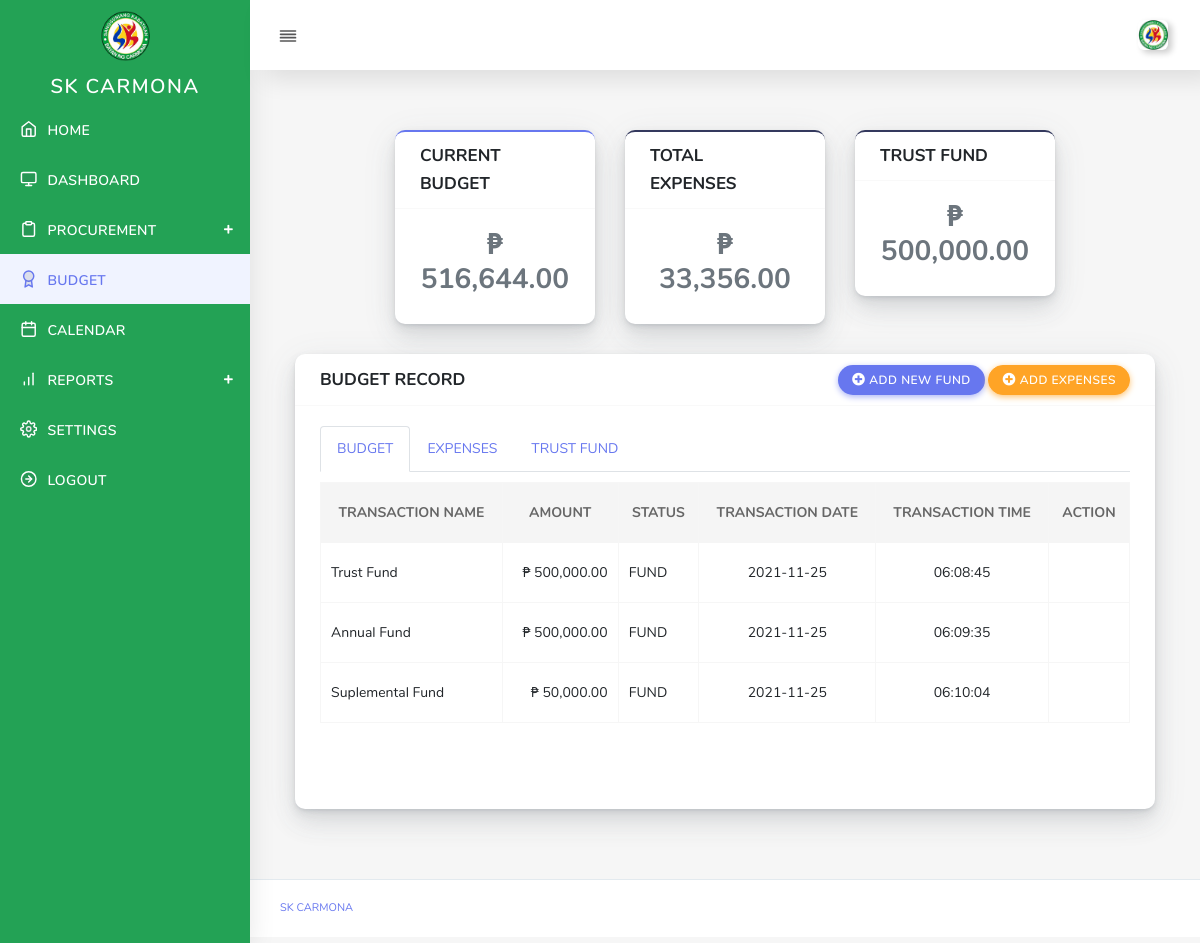
The page /user/budget.php (signed in) on the database its author committed.
### tables this page shows
CREATE TABLE `skaccount` (
  `brgyID` int(11) NOT NULL,
  `barangay_name` varchar(32) NOT NULL,
  `username` varchar(32) NOT NULL,
  `password` varchar(32) NOT NULL,
  `img_profile` text NOT NULL,
  `sk_chairman` varchar(100) NOT NULL,
  `vice_chairman` varchar(100) NOT NULL,
  `secretary` varchar(100) NOT NULL,
  `member1` varchar(100) NOT NULL,
  `member2` varchar(100) NOT NULL,
  `member3` varchar(100) NOT NULL,
  `procuring` varchar(100) NOT NULL,
  `brgy_captain` varchar(100) NOT NULL,
  `committee_approriations` varchar(100) NOT NULL,
  `sk_treasurer` varchar(100) NOT NULL,
  `ai_committee` varchar(100) NOT NULL,
  `budget_officer` varchar(50) NOT NULL,
  `city` varchar(100) NOT NULL,
  `province` varchar(100) NOT NULL,
  `contact` varchar(100) NOT NULL
);

CREATE TABLE `sk_budget_record` (
  `bID` int(12) NOT NULL,
  `transaction_name` varchar(100) NOT NULL,
  `amount` varchar(36) NOT NULL,
  `brgyID` int(12) NOT NULL,
  `isExpenses` int(1) NOT NULL,
  `is_trust_fund` int(1) NOT NULL,
  `pro_id` int(11) NOT NULL,
  `title` text NOT NULL,
  `is_admin` int(11) NOT NULL,
  `date_added` timestamp NOT NULL DEFAULT current_timestamp() ON UPDATE current_timestamp()
);

### controller/sk-budget.php (called while the page is built, shortened)
<?php
include('../config/database.php');
$data     = $_SESSION['brgyID'];
$fund	 = $mysqli->query("SELECT sum(amount)totalfund FROM sk_trust_fund where brgy_id='$data'");
$dvtem0   = $mysqli->query("SELECT sum(amount)amount FROM sk_budget_record where brgyID='$data' and isExpenses=0 group by isExpenses='0' and isExpenses!='2' and is_trust_fund=0");
$res0     = $dvtem0->fetch_assoc();
$dvtem1	= $mysqli->query("SELECT sum(amount)expenses FROM sk_budget_record where brgyID='$data' and isExpenses=1 group by  isExpenses='1'");
$res1    = $dvtem1->fetch_assoc();
$dvtem2	= $mysqli->query("SELECT sum(amount)totaltf FROM sk_budget_record where brgyID='$data' and is_trust_fund=1 group by  is_trust_fund='1'");
$res11    = $dvtem2->fetch_assoc();
$currentfund   =  ($res0['amount'] - $res1['expenses']) - $res11['totaltf'];
$totalexpenses =  $res1['expenses'];

### user/budget.php (the view, shortened to what this page needs)
<?php include('header.php'); ?>
<?php include('nav.php'); ?>
<?php include('../controller/sk-budget.php'); ?>
	<div class="main-content">
          <div class="section-body">
			<div class="row justify-content-center">
              <div class="col-12 col-md-6 col-lg-3">
                <div class="card card-primary">
                  <div class="card-header">
                    <h4>CURRENT BUDGET </h4>
                  </div>
                  <div class="card-body text-center">
                    	<?php echo "<h3> ₱ " . number_format($currentfund,2) ."</h3>";?>
                  </div>
                </div>
              </div>
              <div class="col-12 col-md-6 col-lg-3">
                <div class="card card-secondary">
                  <div class="card-header">
                    <h4>TOTAL EXPENSES</h4>
                  </div>
                  <div class="card-body text-center">
						<?php echo "<h3> ₱ " . number_format($totalexpenses,2) ."</h3>";?>
                  </div>
                </div>
              </div>
			  <div class="col-12 col-md-6 col-lg-3">
                <div class="card card-secondary">
                  <div class="card-header">
                    <h4>TRUST FUND</h4>
                  </div>
                  <div class="card-body text-center">
						<?php while($rem = $fund->fetch_object()){
							echo "<h3> ₱ " . number_format($rem->totalfund,2) ."</h3>";
						} ?>
                  </div>
                </div>
              </div>
			  </div>
              <div class="col-12">
                <div class="card">
                  <div class="card-header">
                    <h4> BUDGET RECORD  </h4>
					<div class="card-header-action">
                      <a href="#" data-toggle="modal" data-target="#addfund" class="btn btn-primary">
                       <i class="fas fa-plus-circle"></i> ADD NEW FUND
                      </a>
					  <a href="#" data-toggle="modal" data-target="#addexpenses" class="btn btn-warning">
                       <i class="fas fa-plus-circle"></i> ADD EXPENSES
                      </a>
                    </div>
                  </div>
				     <div class="card-body">
                    <ul class="nav nav-tabs" id="myTab" role="tablist">
                      <li class="nav-item">
                        <a class="nav-link active" id="home-tab" data-toggle="tab" href="#home" role="tab"
                          aria-controls="home" aria-selected="true">BUDGET</a>
                      </li>
                      <li class="nav-item">
                        <a class="nav-link" id="profile-tab" data-toggle="tab" href="#profile" role="tab"
                          aria-controls="profile" aria-selected="false">EXPENSES</a>
                      </li>
                      <li class="nav-item">
                        <a class="nav-link" id="contact-tab" data-toggle="tab" href="#contact" role="tab"
                          aria-controls="contact" aria-selected="false">TRUST FUND</a>
                      </li>
                    </ul>
                    <div class="tab-content" id="myTabContent">
                      <div class="tab-pane fade show active" id="home" role="tabpanel" aria-labelledby="home-tab">
									<div class="table-responsive">
									<table class="table  table-bordered" id="table_id" style="width:100%">
										<thead>
										  <tr>
											<th class="text-center"> TRANSACTION NAME</th>
											<th class="text-center"> AMOUNT</th>
											<th class="text-center"> STATUS</th>
											<th class="text-center"> TRANSACTION DATE</th>
											<th class="text-center"> TRANSACTION TIME</th>
											<th class="text-center"> ACTION</th>
										  </tr>
										</thead>
										<tbody>
										<?php
											$budget= $mysqli->query("SELECT * FROM sk_budget_record where brgyID='$data' and isExpenses = 0 and is_trust_fund=0");
											while($val = $budget->fetch_object()){ ?>
											<tr>
												<td class="text-left"> <?php echo $val->transaction_name;?> </td>
												<td class="text-right"> ₱ <?php echo number_format($val->amount,2);?> </td>
												<td class="text-left"> <?php  if($val->isExpenses ==1){ echo "EXPENSES"; }  else { echo "FUND";}?> </td>
											    <td class="text-center"><?php echo date ('Y-m-d', strtotime($val->date_added));?></td>
											    <td class="text-center"><?php echo date ('H:i:s', strtotime($val->date_added));?></td>
												<td class="text-center">
												</td>
											</tr>
										<?php } ?>
										</tbody>
									  </table>
									</div>
							</div>
                    </div>
                  </div>
                  <div class="card-body">
                  </div>
                </div>
              </div>
            </div>
         </div>
      </div>
<?php require('footer.php'); ?>

### user/nav.php (shortened to what this page needs)
<?php
include('../config/database.php');
$data     = $_SESSION['brgyID'];
$settings1 = $mysqli->query("SELECT * FROM skaccount where brgyID ='$data'");
while($val1 = $settings1->fetch_object()){
	$profile =  $val1->img_profile;
}
?>
<body>
  <div id="app">
    <div class="main-wrapper main-wrapper-1">
      <div class="navbar-bg"></div>
      <nav class="navbar navbar-expand-lg main-navbar sticky">
        <div class="form-inline mr-auto">
          <ul class="navbar-nav mr-3">
            <li><a href="#" data-toggle="sidebar" class="nav-link nav-link-lg collapse-btn"> <i data-feather="align-justify"></i></a></li>
          </ul>
        </div>
        <ul class="navbar-nav navbar-right">
          <li class="dropdown"><a href="#" data-toggle="dropdown"
              class="nav-link dropdown-toggle nav-link-lg nav-link-user"> <img alt="image" src="../assets/img/barangay/<?php echo $profile;?>"
                class="user-img-radious-style"> <span class="d-sm-none d-lg-inline-block"></span></a>
          </li>
        </ul>
      </nav>
      <div class="main-sidebar sidebar-style-2">
        <aside id="sidebar-wrapper" >
          <div class="sidebar-brand">
            <a href="#"> <img alt="image" src="../assets/img/sk-logo.png" class="header-logo" />
            </a>
          </div>
          <ul class="sidebar-menu" style="background-color:#23a255 !important;">
            <li class="menu-header"><center>SK CARMONA</center></li>
			<?php
			$uri_path = parse_url($_SERVER['REQUEST_URI'], PHP_URL_PATH);
		    $uri_segments = explode('/', $uri_path);
			$page =  $uri_segments[3];
			if($page =='index.php')  { $index   = 'active'; }
			else if($page =='dashboard.php'){ $dashboard = 'active'; }
			else if($page =='budget.php'){ $budget = 'active'; }
			?>
            <li class="dropdown <?php echo $index;?>">
              <a href="index.php" class="nav-link"><i data-feather="home"></i><span>HOME</span></a>
            </li>
			<li class="dropdown <?php echo $dashboard;?>">
              <a href="dashboard.php" class="nav-link"><i data-feather="monitor"></i><span>DASHBOARD</span></a>
            </li>
			<li class="dropdown <?php echo $procurement;?>">
              <a href="procurement.php" class="menu-toggle nav-link has-dropdown"><i data-feather="clipboard"></i><span>PROCUREMENT</span></a>
            </li>
			<li class="dropdown <?php echo $budget;?>">
              <a href="budget.php" class="nav-link"><i data-feather="award"></i><span>BUDGET </span></a>
            </li>
			<li class="dropdown <?php echo $calendar;?>">
              <a href="calendar.php" class="nav-link"><i data-feather="calendar"></i><span>CALENDAR </span></a>
            </li>
			<li class="dropdown <?php echo $reports;?>">
              <a href="announcement.php" class="menu-toggle nav-link has-dropdown"><i data-feather="bar-chart"></i><span>REPORTS </span></a>
            </li>
			<li class="dropdown <?php echo $settings;?>">
              <a href="settings.php" class="nav-link"><i data-feather="settings"></i><span> SETTINGS </span></a>
            </li>
			<li class="dropdown ">
              <a href="logout.php" class="nav-link"><i data-feather="arrow-right-circle"></i><span>LOGOUT</span></a>
            </li>
          </ul>
        </aside>
      </div>

### rows shown on the page
skaccount: img_profile (picture)
sk_budget_record: transaction_name "Trust Fund", amount "500,000.00", isExpenses "FUND", date_added "2021-11-25", date_added "06:08:45"
sk_budget_record: transaction_name "Annual Fund", amount "500,000.00", isExpenses "FUND", date_added "2021-11-25", date_added "06:09:35"
sk_budget_record: transaction_name "Suplemental Fund", amount "50,000.00", isExpenses "FUND", date_added "2021-11-25", date_added "06:10:04"

### other values the page prints
$currentfund "516,644.00"
$totalexpenses "33,356.00"
$rem->totalfund "500,000.00"
